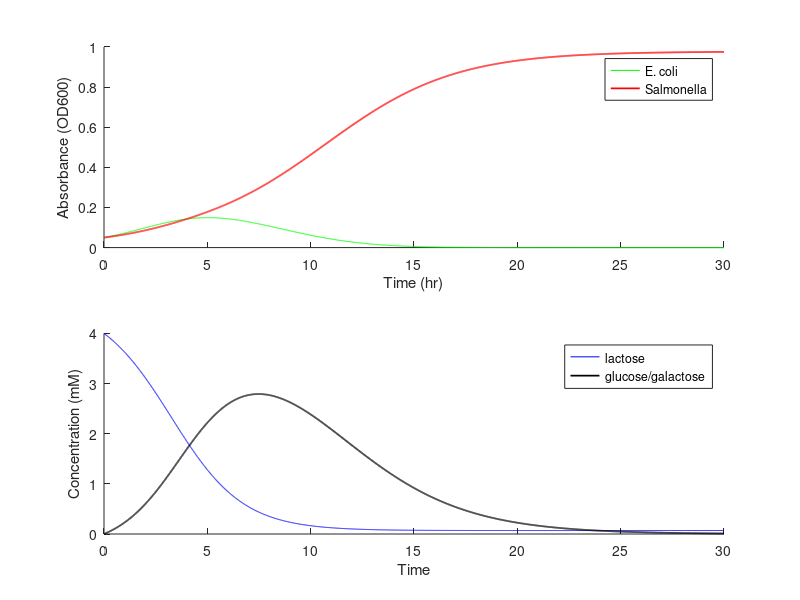
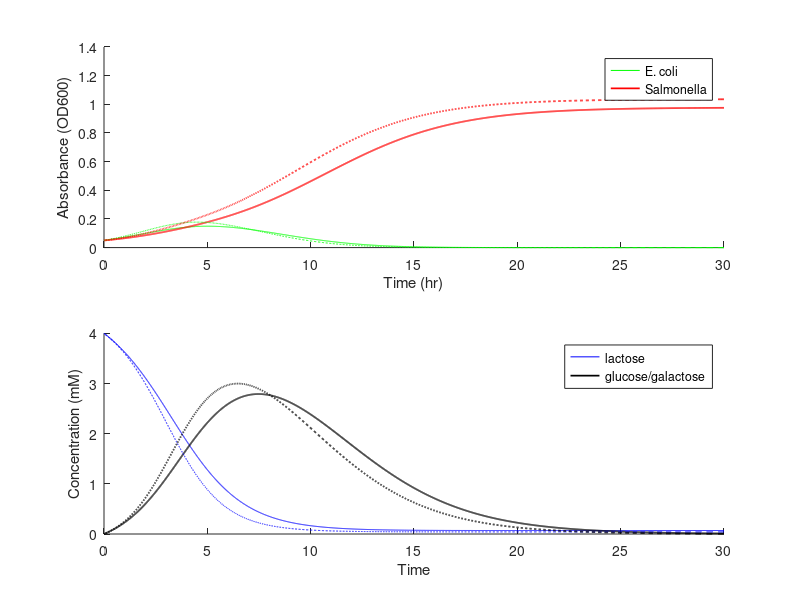
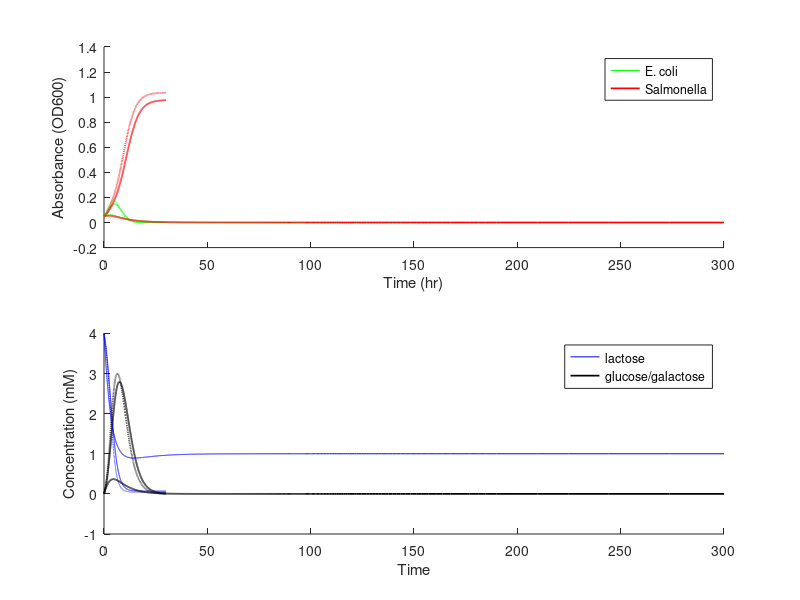
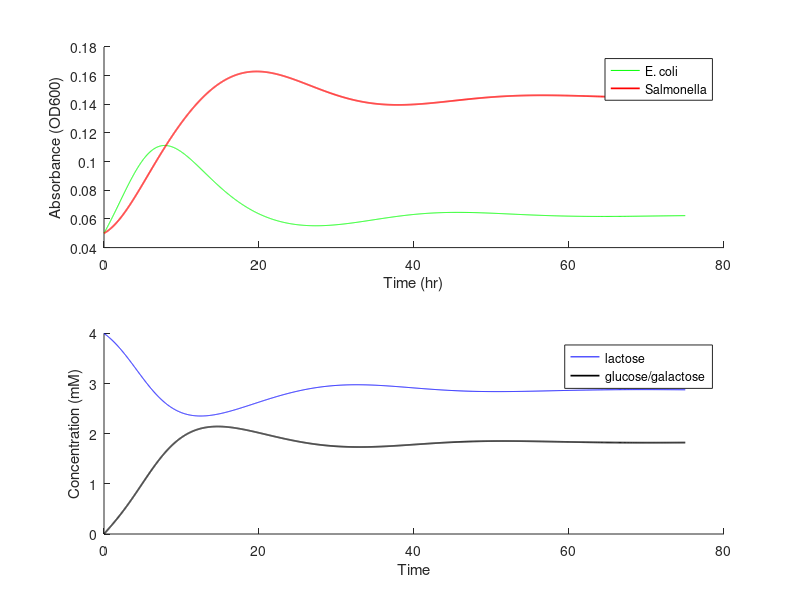

The MATLAB script that drew these images, in order: (Note: a time limit stopped this script after it produced the figures.)
function [output]=subm_run_long_term

pars=[ 0.097033942818438
   1.118449222132517
   0.596869235302445
  11.314604711468423
   0.769854551737582
   0.202181943319586
   0.324619687357105
   %0.232924800604899
   ];


ODEFUN=@coli_dtt;


Fe=1;


%Figure scenarios:
%oscillates
%L_in=0.2; %washout
%L_in=1.0; %co-maintenace
%L_in=2.5; %oscillates

d1=0.2; %dilution rate

global p

%%%%%Plotting%%%%%%%

%%%batch%%%

L_in=0;
d1=0;
p=[pars', Fe, L_in, d1];
IC=[4      0 0.05   0.05];
%IC=[4      0 0.0016   0.0016];

tf=30;
options = odeset('AbsTol',1e-9, 'RelTol', 1e-9);

[t,s]=ode23s(ODEFUN,[0 tf],IC, options);

figure(1)
subplot(2,1,1)
xlabel('Time (hr)')
ylabel('Absorbance (OD600)')
hold on
plot(t,s(:,3),'g',t,s(:,4),'r', 'Linewidth',1.25)
%title('populations')
legend('E. coli', 'Salmonella')
hold off

subplot(2,1,2)
xlabel('Time')
ylabel('Concentration (mM)')
hold on
plot(t, s(:,1), 'b', t, s(:,2), 'k','Linewidth',1.25)
%title('nutrients')
legend('lactose', 'glucose/galactose')
hold off

saveas(gcf,'batch.png')
A=[t, s(:,1), s(:,2), s(:,3), s(:,4)];
filename = 'batch.csv';
csvwrite(filename,A)

%%%batch%%%

L_in=0;
d1=0;
p=[pars', Fe, L_in, d1];
IC=[4      0 0.05   0.05];
%IC=[4      0 0.0016   0.0016];


p(1)=p(1)*1.25
tf=30;
options = odeset('AbsTol',1e-9, 'RelTol', 1e-9);

[t,s]=ode23s(ODEFUN,[0 tf],IC, options);

figure(1)
subplot(2,1,1)
xlabel('Time (hr)')
ylabel('Absorbance (OD600)')
hold on
plot(t,s(:,3),'g--',t,s(:,4),'r--', 'Linewidth',1.25)
%title('populations')
legend('E. coli', 'Salmonella')
hold off

subplot(2,1,2)
xlabel('Time')
ylabel('Concentration (mM)')
hold on
plot(t, s(:,1), 'b--', t, s(:,2), 'k--','Linewidth',1.25)
%title('nutrients')
legend('lactose', 'glucose/galactose')
hold off

saveas(gcf,'batch.png')
A=[t, s(:,1), s(:,2), s(:,3), s(:,4)];
filename = 'batch.csv';
csvwrite(filename,A)





d1=0.2; %dilution rate


%%%washout%%%

L_in=0.2;

p=[pars', Fe, L_in, d1];
IC=[4      0 0.05   0.05];

tf=300;
options = odeset('AbsTol',1e-9, 'RelTol', 1e-9);
[t,s]=ode23s(ODEFUN,[0 tf],IC, options);

figure(1)
subplot(2,1,1)
xlabel('Time (hr)')
ylabel('Absorbance (OD600)')
hold on
plot(t,s(:,3),'g',t,s(:,4),'r', 'Linewidth',1.25)
%title('populations')
legend('E. coli', 'Salmonella')
hold off

subplot(2,1,2)
xlabel('Time')
ylabel('Concentration (mM)')
hold on
plot(t, s(:,1), 'b', t, s(:,2), 'k','Linewidth',1.25)
%title('nutrients')
legend('lactose', 'glucose/galactose')
hold off

saveas(gcf,'washout.png')
A=[t, s(:,1), s(:,2), s(:,3), s(:,4)];
filename = 'washout.csv';
csvwrite(filename,A)


%%%co-maintenace%%%

L_in=1.0;

p=[pars', Fe, L_in, d1];
IC=[4      0 0.05   0.05];

tf=75;
%options = odeset('NonNegative',1);
options = odeset('AbsTol',1e-9, 'RelTol', 1e-9);
[t,s]=ode23s(ODEFUN,[0 tf],IC, options);

figure(2)
subplot(2,1,1)
xlabel('Time (hr)')
ylabel('Absorbance (OD600)')
hold on
plot(t,s(:,3),'g',t,s(:,4),'r', 'Linewidth',1.25)
%title('populations')
legend('E. coli', 'Salmonella')
hold off

subplot(2,1,2)
xlabel('Time')
ylabel('Concentration (mM)')
hold on
plot(t, s(:,1), 'b', t, s(:,2), 'k','Linewidth',1.25)
%title('nutrients')
legend('lactose', 'glucose/galactose')
hold off

saveas(gcf,'comaintenance.png')
A=[t, s(:,1), s(:,2), s(:,3), s(:,4)];
filename = 'comaintenance.csv';
csvwrite(filename,A)


L_in=1.0;

p=[pars', Fe, L_in, d1];
p(1)=p(1)*1.25
IC=[4      0 0.05   0.05];

tf=75;
%options = odeset('NonNegative',1);
options = odeset('AbsTol',1e-9, 'RelTol', 1e-9);
[t,s]=ode23s(ODEFUN,[0 tf],IC, options);

figure(2)
subplot(2,1,1)
xlabel('Time (hr)')
ylabel('Absorbance (OD600)')
hold on
plot(t,s(:,3),'g--',t,s(:,4),'r--', 'Linewidth',1.25)
%title('populations')
legend('E. coli', 'Salmonella')
hold off

subplot(2,1,2)
xlabel('Time')
ylabel('Concentration (mM)')
hold on
plot(t, s(:,1), 'b--', t, s(:,2), 'k--','Linewidth',1.25)
%title('nutrients')
legend('lactose', 'glucose/galactose')
hold off

saveas(gcf,'comaintenance.png')
A=[t, s(:,1), s(:,2), s(:,3), s(:,4)];
filename = 'comaintenance.csv';
csvwrite(filename,A)




%%%oscillations%%%

L_in=2.5;

p=[pars', Fe, L_in, d1];
IC=[4      0 0.05   0.05];

tf=300;
options = odeset('AbsTol',1e-9, 'RelTol', 1e-9);
[t,s]=ode23s(ODEFUN,[0 tf],IC, options);

figure(3)
subplot(2,1,1)
xlabel('Time (hr)')
ylabel('Absorbance (OD600)')
hold on
plot(t,s(:,3),'g',t,s(:,4),'r', 'Linewidth',1.25)
%title('populations')
legend('E. coli', 'Salmonella')
hold off

subplot(2,1,2)
xlabel('Time')
ylabel('Concentration (mM)')
hold on
plot(t, s(:,1), 'b', t, s(:,2), 'k','Linewidth',1.25)
%title('nutrients')
legend('lactose', 'glucose/galactose')
hold off

saveas(gcf,'oscillations.png')
A=[t, s(:,1), s(:,2), s(:,3), s(:,4)];
filename = 'oscillations.csv';
csvwrite(filename,A)


%%%%%End Plotting%%%%%%%

%%%% local sensitivities

pert=0.01;

%%%population sensitivities in co-maintenance scenario
L_in=1.0; %co-maintenace
p=[pars', Fe, L_in, d1];

nom_pars = p;
options = odeset('AbsTol',1e-9, 'RelTol', 1e-9);
tf=1000;
[t,s]=ode23s(ODEFUN,[0 tf],IC, options);

E_pop_nom = s(length(t), 3);
S_pop_nom = s(length(t), 4);

E_pop_sens=zeros(1,10);
S_pop_sens=zeros(1,10);

for i= 1:10
    p = nom_pars;
    
    p(i) = (1+pert)*p(i);
    options = odeset('AbsTol',1e-9, 'RelTol', 1e-9);
    [t,s]=ode23s(ODEFUN,[0 tf],IC, options);
    E_pop_pert = s(length(t),3);
    S_pop_pert = s(length(t),4);
    
    E_pop_sens(i)=((E_pop_pert-E_pop_nom)/E_pop_nom)*(1/pert);
    S_pop_sens(i)=((S_pop_pert-S_pop_nom)/S_pop_nom)*(1/pert);
    
end

   
'E_pop'

E_pop_sens'

'S_pop'

S_pop_sens'

%%%max population sensitivities in batch scenario


pert=0.01;


tf=300;
L_in=0; %batch
d1=0; %batch
p=[pars', Fe, L_in, d1];

nom_pars=p;
IC=[4      0 0.05   0.05];
options = odeset('AbsTol',1e-9, 'RelTol', 1e-9);
[t,s]=ode23s(ODEFUN,[0 tf],IC, options);
E_max_nom = max(s(:, 3));
S_max_nom = max(s(:, 4));

E_pop_sens=zeros(1,11);
S_pop_sens=zeros(1,11);

for i= 1:8
    p = nom_pars;
    
    p(i) = (1+pert)*p(i);
    options = odeset('AbsTol',1e-9, 'RelTol', 1e-9);
    [t,s]=ode23s(ODEFUN,[0 tf],IC, options);
    E_max_pert = max(s(:,3));
    S_max_pert = max(s(:,4));
    
    E_max_sens(i)=((E_max_pert-E_max_nom)/E_max_nom)*(1/pert);
    S_max_sens(i)=((S_max_pert-S_max_nom)/S_max_nom)*(1/pert);
    
end


i=i+1;
p = nom_pars;
    
IC=[4*(1+pert)      0 0.05   0.05];
    options = odeset('AbsTol',1e-9, 'RelTol', 1e-9);
    [t,s]=ode23s(ODEFUN,[0 tf],IC, options);
    E_max_pert = max(s(:,3));
    S_max_pert = max(s(:,4));
    
    E_max_sens(i)=((E_max_pert-E_max_nom)/E_max_nom)*(1/pert);
    S_max_sens(i)=((S_max_pert-S_max_nom)/S_max_nom)*(1/pert);
    


'E_max'

E_max_sens'

'S_max'

S_max_sens'

end


function dS=coli_dtt(t, x)

global p


% Setting the parameters
% Base model
Y_E=p(1);
k_LE=p(2);
k_BS=p(3);
k_LG=p(4);
k_c=p(5);
Y_S=p(6);
k_GS=p(7);
Fe=p(8);
L_in=p(9);
d1=p(10);


% Setting the state variables
L=x(1);
G=x(2);
E=x(3);
S=x(4);


% Equations
E_dt=Fe*Y_E*k_LE*L*E - k_c*E*S/(Fe^2) - d1*E;
S_dt=k_BS*Fe*Y_E*k_LE*L*E+Fe*Y_S*k_GS*G*S - d1*S;
L_dt=L_in-Fe*k_LE*L*E-k_LG*k_c*E*S*L/(Fe^2) - d1*L;
G_dt=2*k_LG*k_c*E*S*L/(Fe^2)-Fe*G*k_GS*S - d1*G;

% Output
dS=[L_dt;G_dt;E_dt;S_dt];



end
